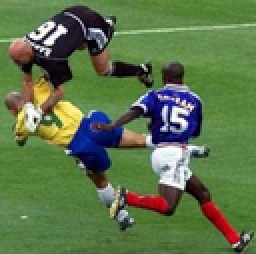
%> input picture Pattern Recognition/09/ex09_files/soccer.tiff, 128 x 127 px, shrunk from 260 x 257 before the run (shown 2 times larger)
$ octave ex09.m   (GNU Octave 9; MATLAB toolbox functions it lacks are replaced by stand-ins)
%> lines starting %> are read from the running program, lines starting %| are printed output that depends on the picture
### Pattern Recognition/09/ex09_files/mip_kmeans.m
function [centers, post] = mip_kmeans(data, K, minErrDecr)
%function [centers, post] = mip_kmeans(data, K, minErrDecr)
%
%%% USAGE:
%
% partitions the points in the N-by-P data matrix into K clusters with
% early stopping criterion controlled by minErrDecr
%
%%% INPUT:
%
% data          - required. observations to be clustered
% K             - required. the number of clusters
% minErrDecr    - optional. minimum decrease of error measured by squared Euclidean distance
%
%%% OUTPUT:
%
% centers       - coordinates of new cluster centers
% posterior     - assignment of observations to new cluster centers
%
%%% EXAMPLE:
%
%%% DESCRIPTION:
%
% partitions the points in the N-by-P data matrix into K clusters with
% early stopping criterion controlled by minErrDecr
%
%%% DATE AND AUTHORS:
%
% Fred Hamprecht
% Xinghua Lou
%
%%% DEPENDENCIES:
%
%%% REFERENCE:
%
%%% MEX INFORMATION:
%
%%%%%%%%%%%%%%%%%%%%%%%%%%%%%%%%%%%%%%%%%%%%%%%%%%%%%%%%%%%%%%%

if nargin < 3
    minErrDecr = 0;
end

[nData, nDim] = size(data);

% initialization
I = randperm(nData);
centers = data(I(1:K), :);

% enter the iteration
[centers, prior, err] = mip_kmeans_it(centers, data);

lastErr = 1+minErrDecr+err;
while (abs(lastErr - err) > minErrDecr)
    lastErr = err;
    [centers, post, err] = mip_kmeans_it(centers, data, prior);
    prior = post;
end

### Pattern Recognition/09/ex09_files/mip_calc_squ_distance_matrix_of_point_sets.m
function d = mip_calc_squ_distance_matrix_of_point_sets(x1, x2)
%function d = mip_calc_squ_distance_matrix_of_point_sets(x1, x2)
%
%%% USAGE:
%
% Computes squared distance matrix between two sets of points with p dimensions
% and n1 and n2 points, respectively.
% Points are stored in an (n1 by p)-matrix x1 and
% (n2 by p)-matrix x2
%
%%% INPUT:
%
% x1     - required. (n1 by p)-matrix of points
% x2     - required. (n2 by p)-matrix of points
%
%%% OUTPUT:
%
% d     - is a (n1 by n2) matrix of squared Euclidean distances
%
%%% EXAMPLE:
%
%%% DESCRIPTION:
%
% Computes squared distance matrix between two sets of points with p dimensions
% and n1 and n2 points, respectively.
% Points are stored in an (n1 by p)-matrix x1 and
% (n2 by p)-matrix x2
%
%%% DATE AND AUTHORS:
%
% Fred Hamprecht
%
%%% DEPENDENCIES:
%
%%% REFERENCE:
%
%%% MEX INFORMATION:
%
%%%%%%%%%%%%%%%%%%%%%%%%%%%%%%%%%%%%%%%%%%%%%%%%%%%%%%%%%%%%%%%

x1sq = sum(x1.^2, 2);
x2sq = sum(x2.^2, 2);

n1 = size(x1, 1);
n2 = size(x2, 1);

d = repmat(x1sq, 1, n2) + repmat(x2sq', n1, 1) - 2*x1*x2';

### Pattern Recognition/09/ex09_files/mip_kmeans_it.m
function [centers, post, err] = mip_kmeans_it(centers, data, varargin)
%function [centers, post, err] = mip_kmeans_it(centers, data, varargin)
%
%%% USAGE:
%
% performs a single k-means iteration: it finds the closest datum for
% each center; it updates the center positions; and it returns the
% assignment of each observation to a cluster center
%
%%% INPUT:
%
% oldcenters    - required. coordinates of cluster centers
% data          - required. observations to be clustered
% prior         - required. current assignment of observations to old cluster centers, if
%                 available; can be omitted
%
%%% OUTPUT:
%
% centers       - coordinates of new cluster centers
% posterior     - assignment of observations to new cluster centers
% err           - squared error
%
%%% EXAMPLE:
%
%%% DESCRIPTION:
%
% performs a single k-means iteration: it finds the closest datum for
% each center; it updates the center positions; and it returns the
% assignment of each observation to a cluster center
%
%%% DATE AND AUTHORS:
%
% Fred Hamprecht
%
%%% DEPENDENCIES:
%
%%% REFERENCE:
%
%%% MEX INFORMATION:
%
%%%%%%%%%%%%%%%%%%%%%%%%%%%%%%%%%%%%%%%%%%%%%%%%%%%%%%%%%%%%%%%

% assign observations to cluster centers
if nargin == 2
    d = mip_calc_squ_distance_matrix_of_point_sets(data, centers);
    [tmp, prior] = min(d, [], 2);
else
    prior = varargin{1};
end

% update locations of cluster centers
for i = 1:size(centers, 1)
    I = prior==i;
    centers(i, :) = mean(data(prior==i, :));
end

% assign observations to new cluster centers
d = mip_calc_squ_distance_matrix_of_point_sets(data, centers);

[tmp, post] = min(d, [], 2);

err = sum(tmp);
% display(['squared error: ', num2str(sum(tmp))]);

### Pattern Recognition/09/ex09_files/ex09.m
close all; clear; clc

% 9.1.1
K = 4;
img = double(imread('soccer.tiff'));
[n1 n2 n3] = size(img);
%> n1 = 127; n2 = 128; n3 = 3
pts = n1*n2;
%> pts = 16256

[img_r, img_g, img_b] = deal(reshape(img(:, :, 1), pts, 1), reshape(img(:, :, 2), pts, 1), reshape(img(:, :, 3), pts, 1));
img2 = [img_r, img_g, img_b];
h = figure;
scatter3(img2(:, 1), img2(:, 2), img2(:, 3), 0.1, [0.8 0.2 0.1], 'd')
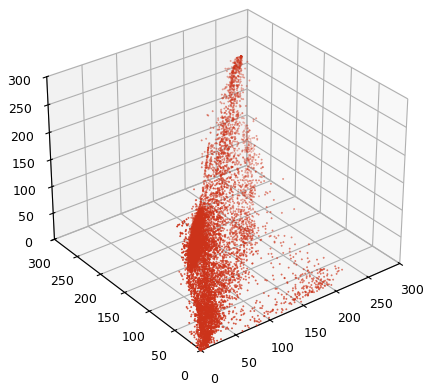
%> figure redrawn from the program's plot data
saveas(h, 'scatter.pdf', 'pdf');
h = figure;
[centers, post] = mip_kmeans(img2, K);
%> in mip_kmeans, `centers = data(I(1:K), :);`: centers = [87 127 63; 87 131 54; 80 115 51; 31 22 39]
%> in mip_calc_squ_distance_matrix_of_point_sets, `x2sq = sum(x2.^2, 2);`: x2sq = [27667; 27646; 22226; 2966]
%> after the loop in mip_kmeans_it, `for i = 1:size(centers, 1)`: centers = [111.2 141.1 91.85; 98.9 134.5 55.6; 82.79 102.9 52.64; 34.45 24.78 49.23]
%> in mip_kmeans_it, `err = sum(tmp);`: err = 50899104.8
%> in mip_kmeans, `lastErr = 1+minErrDecr+err;`: lastErr = 50899105.8
%> the loop in mip_kmeans, `while (abs(lastErr - err) > minErrDecr)` made 45 passes
%> (lastErr, err) on passes 1 to 11: (50899104.8, 37527956.8), (37527956.8, 27302582.5), (27302582.5, 25305204.1), (25305204.1, 24848509.9), (24848509.9, 24603942.8), (24603942.8, 24505845.5), (24505845.5, 24473633.9), (24473633.9, 24458194.3), (24458194.3, 24447307), (24447307, 24440811.4), (24440811.4, 24436035)
%> centers = [200.3 200.7 178.1; 92.16 127.9 68.94; 125.9 47.93 37.87; 28.04 27.28 52.75]
img_compressed = reshape(centers(post, :), n1, n2, n3);
c1 = post == 1;
%> c1 = 16256 logical values, 1392 true
c2 = post == 2;
%> c2 = 16256 logical values, 11783 true
c3 = post == 3;
%> c3 = 16256 logical values, 641 true
c4 = post == 4;
%> c4 = 16256 logical values, 2440 true
scatter3(img2(:, 1), img2(:, 2), img2(:, 3), 0.1, post, 'd');
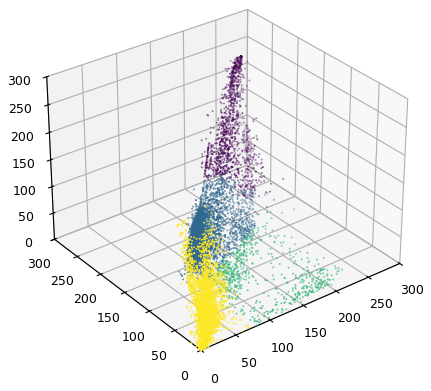
%> figure redrawn from the program's plot data
saveas(h, 'centers.pdf', 'pdf');

% 9.1.2
h = figure;
subplot(3, 3, 1);
imshow(uint8(round(img)));
subplot(3, 3, 4);
imshow(uint8(round(img)));
subplot(3, 3, 7);
imshow(uint8(round(img)));
counter = 2;
for K=[4 16 64]
    [centers, post] = mip_kmeans(img2, K);
    img_compressed = reshape(centers(post, :), n1, n2, n3);
    subplot(3, 3, counter)
    counter = counter + 3;
    imshow(uint8(round(img_compressed)))
end
%> this loop made 3 passes
%> centers on pass 1: [104 144 82; 101 141 79; 164 171 183; 83 126 55]
%> pass 1, `img_compressed = reshape(centers(post, :), n1, n2, n3);`:
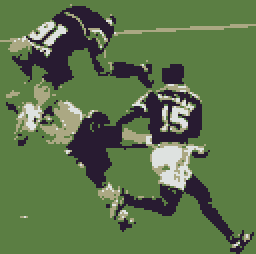
%> img_compressed: size 127x128x3 double (shown 2 times larger); mean R, G, B 93.1, 115.9, 74.6; mean of the top-left, top-right, bottom-left and bottom-right quarters 93.7, 95, 91.7, 97.9
%> after the loop, counter = 11

% 9.1.4

[X, Y] = ind2sub([n1, n2], 1:(n1*n2));
img3 = [img2/255 X'/n1 Y'/n2];
counter = 3;

for K=[4 16 64]
    [centers, post] = mip_kmeans(img3, K);
    img_compressed = reshape(255*centers(post, 1:3), n1, n2, n3);
    subplot(3, 3, counter)
    counter = counter + 3;
    imshow(uint8(round(img_compressed)))
end
%> this loop made 3 passes
%> pass 1, `img_compressed = reshape(255*centers(post, 1:3), n1, n2, n3);`:
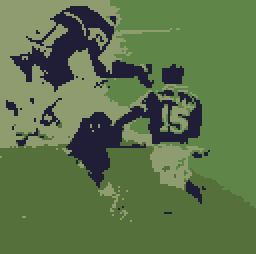
%> img_compressed: size 127x128x3 double (shown 2 times larger); mean R, G, B 93.1, 115.9, 74.6; mean of the top-left, top-right, bottom-left and bottom-right quarters 105.4, 95.1, 85.5, 92.4
%> pass 2, `img_compressed = reshape(255*centers(post, 1:3), n1, n2, n3);`:
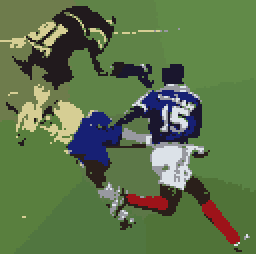
%> img_compressed: size 127x128x3 double (shown 2 times larger); mean R, G, B 93.1, 115.9, 74.6; mean of the top-left, top-right, bottom-left and bottom-right quarters 94.7, 98.4, 90.1, 95.1
%> after the loop, counter = 12
%> after the loop:
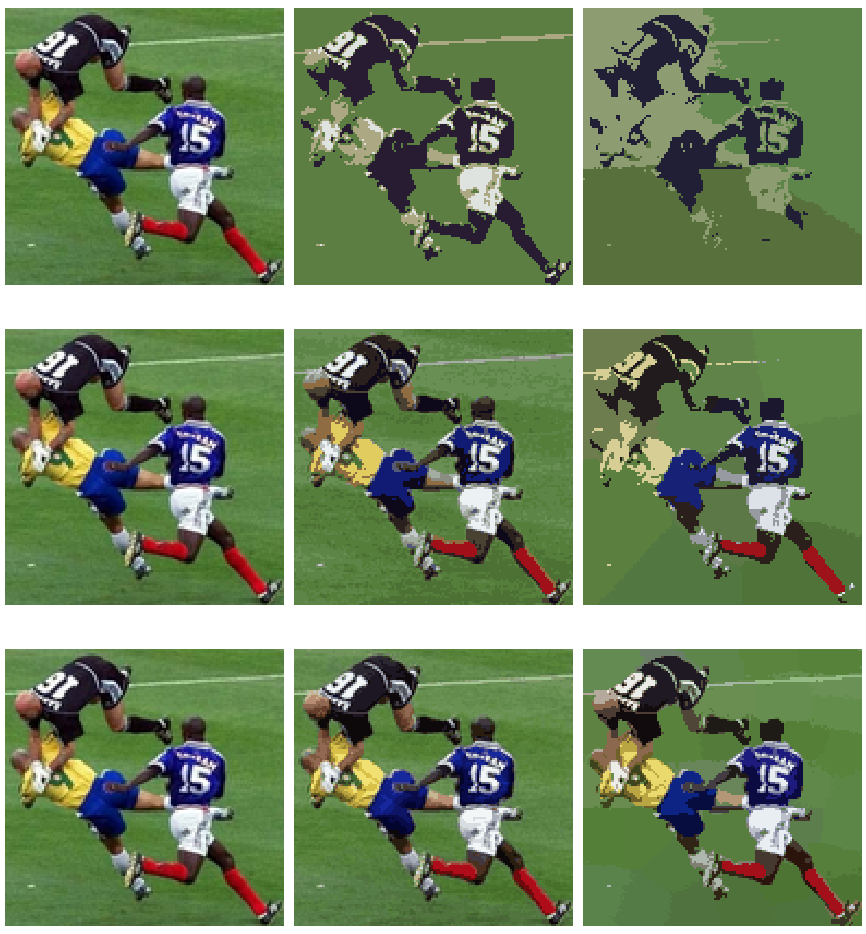
%> figure redrawn from the program's plot data, 9 panels
saveas(h, 'compression.pdf', 'pdf');

K = 4;
h = figure;
[centers, post] = mip_kmeans(img3, K);
scatter3(img3(:, 1), img3(:, 2), img3(:, 3), 0.1, post, 'd');
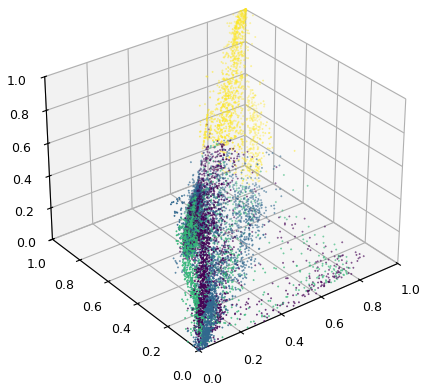
%> figure redrawn from the program's plot data
saveas(h, 'centersXY.pdf', 'pdf');
